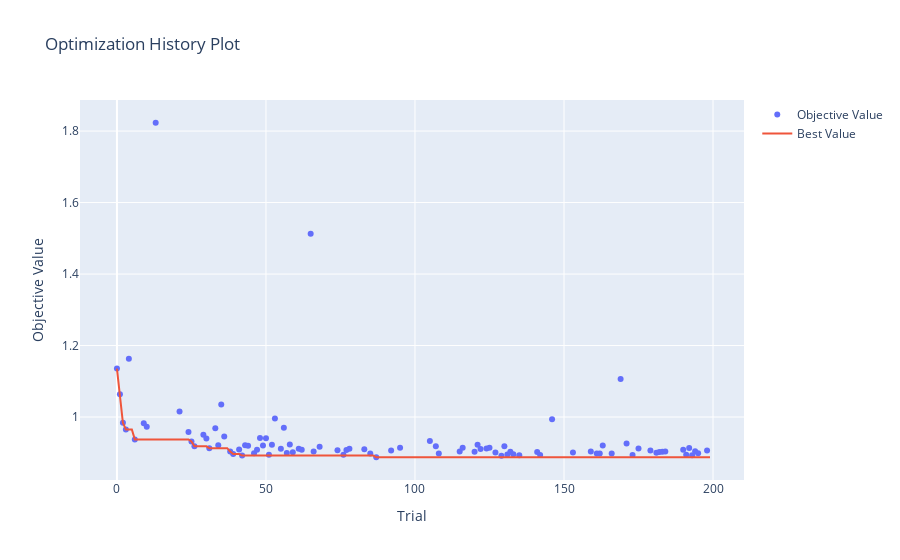
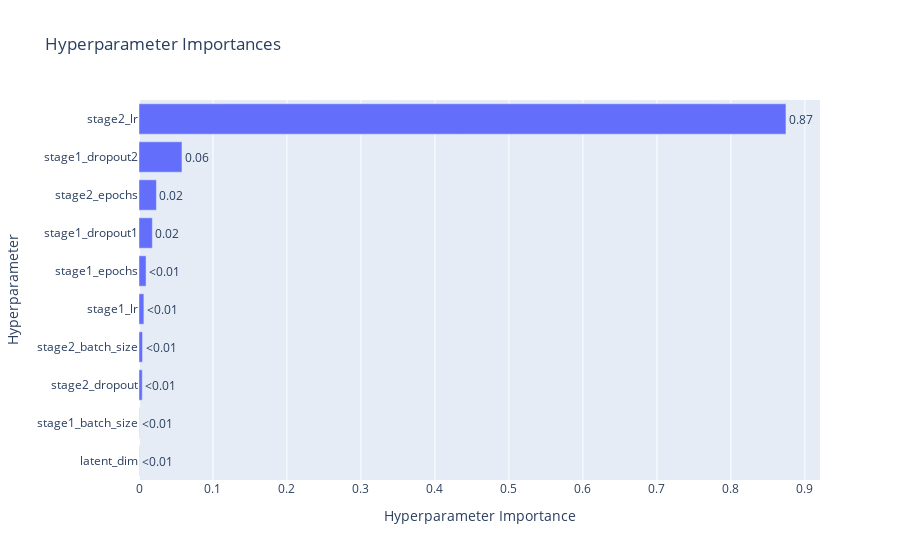
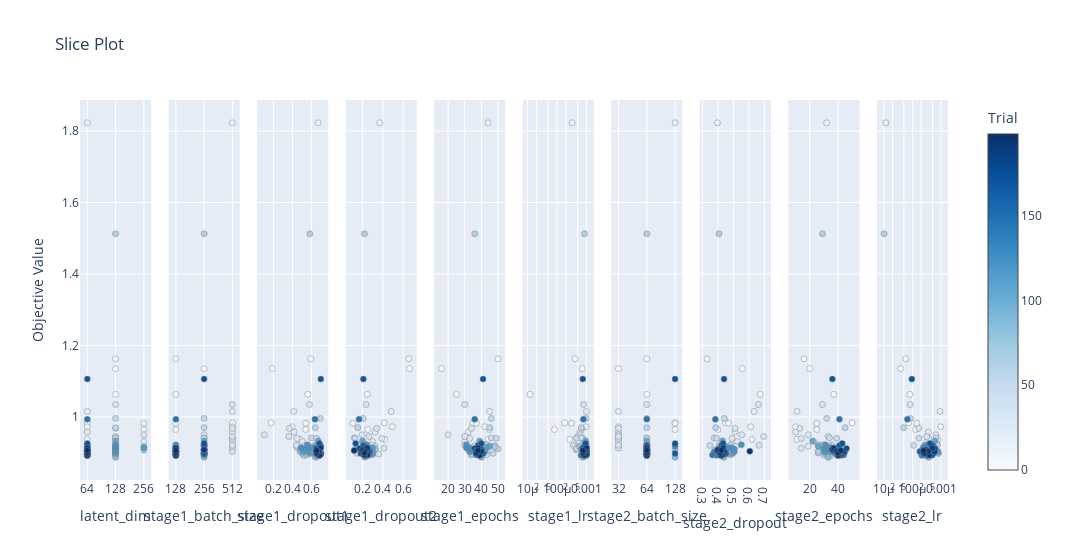

Notebook source saved alongside these figures, in order:
### Code cell
# Visualizations (optional, requires plotly)
try:
    from optuna.visualization import plot_optimization_history, plot_param_importances, plot_slice
    
    print("\nGenerating visualization plots...")
    
    # Optimization history
    fig1 = plot_optimization_history(study)
    fig1.show()
    
    # Parameter importances
    fig2 = plot_param_importances(study)
    fig2.show()
    
    # Slice plot
    fig3 = plot_slice(study)
    fig3.show()
    
    print("Visualizations displayed!")
    
except ImportError:
    print("\nPlotly not available. Skipping visualizations.")
    print("Install with: pip install plotly")
